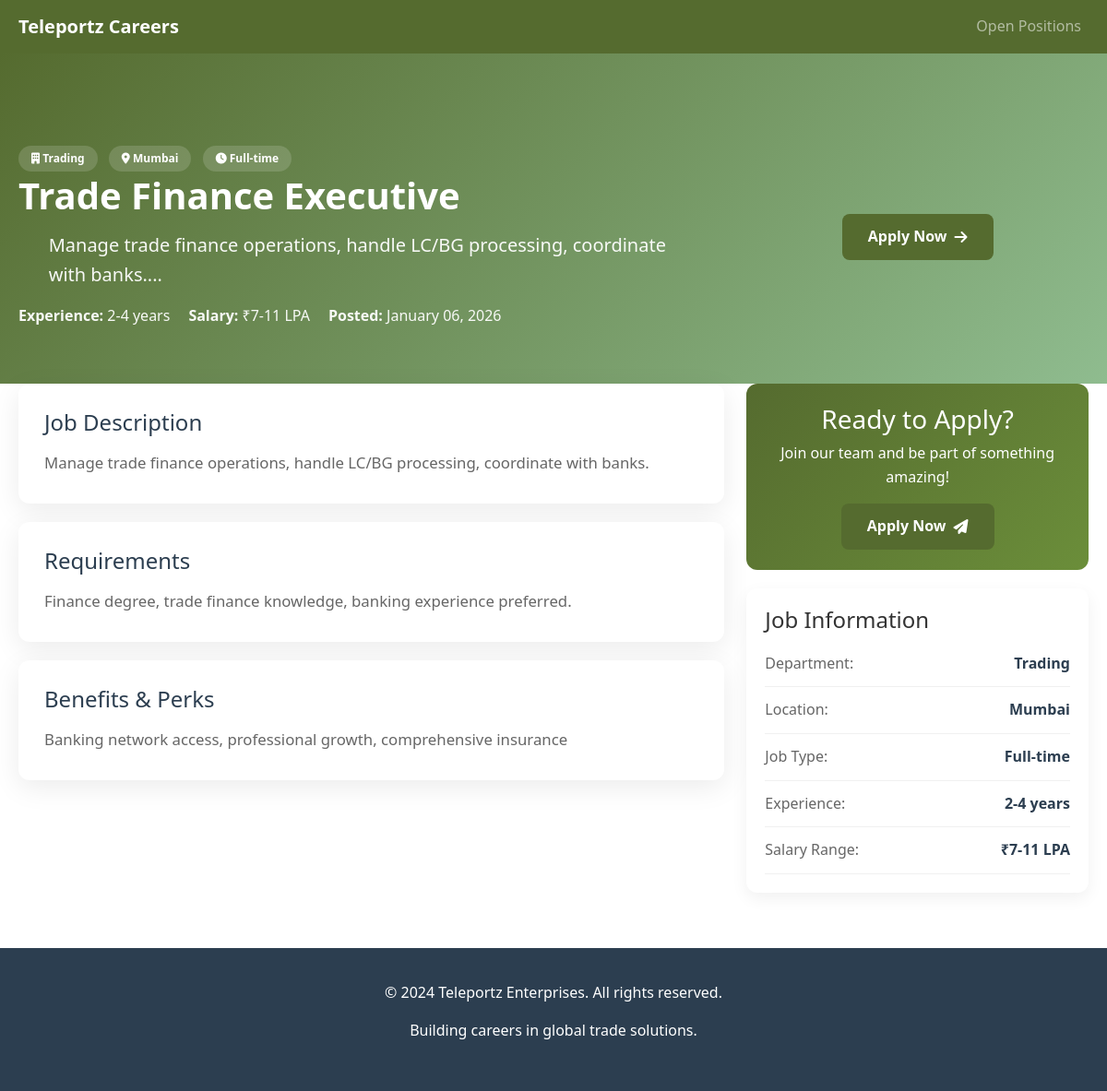
/job/11, run on the app's committed database.
### career/models.py (models this page shows)
class Job(db.Model):
    id = db.Column(db.Integer, primary_key=True)
    title = db.Column(db.String(200), nullable=False)
    department = db.Column(db.String(100), nullable=False)
    location = db.Column(db.String(100), nullable=False)
    type = db.Column(db.String(50), nullable=False)
    experience = db.Column(db.String(100), nullable=False)
    salary_range = db.Column(db.String(100))
    description = db.Column(db.Text, nullable=False)
    requirements = db.Column(db.Text, nullable=False)
    benefits = db.Column(db.Text)
    is_active = db.Column(db.Boolean, default=True)
    created_at = db.Column(db.DateTime, default=datetime.utcnow)

### career/routes.py (the view)
@career_bp.route('/job/<int:job_id>')
def job_detail(job_id):
    job = Job.query.get_or_404(job_id)
    if not job.is_active:
        flash('This job posting is no longer available.', 'info')
        return redirect(url_for('career.careers'))
    return render_template('career/job_detail.html', job=job)

### career/templates/career/job_detail.html (shortened to what this page needs)
{% extends "base.html" %}
{% block content %}
<section class="job-detail-hero">
    <div class="container container-main">
        <div class="row align-items-center">
            <div class="col-lg-8">
                <div class="job-hero-content">
                    <div class="job-meta-badges">
                        <span class="badge"><i class="fa-solid fa-building"></i> {{ job.department }}</span>
                        <span class="badge"><i class="fa-solid fa-location-dot"></i> {{ job.location }}</span>
                        <span class="badge"><i class="fa-solid fa-clock"></i> {{ job.type }}</span>
                    </div>
                    <h1 class="job-title">{{ job.title }}</h1>
                    <p class="hero-subtitle mb-3">{{ job.description[:200] }}...</p>
                    <div class="job-quick-info">
                        <div class="quick-item"><strong>Experience:</strong> {{ job.experience }}</div>
                        {% if job.salary_range %}
                        <div class="quick-item"><strong>Salary:</strong> {{ job.salary_range }}</div>
                        {% endif %}
                        <div class="quick-item"><strong>Posted:</strong> {{ job.created_at.strftime('%B %d, %Y') }}</div>
                    </div>
                </div>
            </div>
            <div class="col-lg-4 text-center">
                <a href="{{ url_for('career.apply_job', job_id=job.id) }}" class="btn-cta btn-apply-hero">Apply Now <i class="fa-solid fa-arrow-right"></i></a>
            </div>
        </div>
    </div>
</section>
<section class="job-details-content">
    <div class="container container-main">
        <div class="row">
            <div class="col-lg-8">
                <div class="job-content-card">
                    <h2>Job Description</h2>
                    <div class="content-body">
                        {{ job.description }}
                    </div>
                </div>
                <div class="job-content-card">
                    <h2>Requirements</h2>
                    <div class="content-body">
                        {{ job.requirements }}
                    </div>
                </div>
                {% if job.benefits %}
                <div class="job-content-card">
                    <h2>Benefits & Perks</h2>
                    <div class="content-body">
                        {{ job.benefits }}
                    </div>
                </div>
                {% endif %}
            </div>
            <div class="col-lg-4">
                <div class="job-sidebar">
                    <div class="apply-card">
                        <h3>Ready to Apply?</h3>
                        <p>Join our team and be part of something amazing!</p>
                        <a href="{{ url_for('career.apply_job', job_id=job.id) }}" class="btn-cta btn-apply-sidebar">Apply Now <i class="fa-solid fa-paper-plane"></i></a>
                    </div>
                    <div class="job-info-card">
                        <h4>Job Information</h4>
                        <div class="info-item">
                            <span>Department:</span>
                            <strong>{{ job.department }}</strong>
                        </div>
                        <div class="info-item">
                            <span>Location:</span>
                            <strong>{{ job.location }}</strong>
                        </div>
                        <div class="info-item">
                            <span>Job Type:</span>
                            <strong>{{ job.type }}</strong>
                        </div>
                        <div class="info-item">
                            <span>Experience:</span>
                            <strong>{{ job.experience }}</strong>
                        </div>
                        {% if job.salary_range %}
                        <div class="info-item">
                            <span>Salary Range:</span>
                            <strong>{{ job.salary_range }}</strong>
                        </div>
                        {% endif %}
                    </div>
                </div>
            </div>
        </div>
    </div>
</section>
{% endblock %}

### career/static/css/careers.css (style rules this page uses)
.job-title { font-size: 1.4rem; font-weight: 700; color: #2c3e50; margin: 0 0 8px 0; line-height: 1.3; transition: color 0.3s ease; }
.container-main { max-width: 1200px; margin: 0 auto; padding: 0 20px; }
.hero-subtitle { font-size: 1.25rem; color: rgba(255,255,255,0.95); max-width: 700px; margin: 0 auto; }
.btn-cta { background: #556b2f; color: #fff; padding: 12px 28px; border-radius: 8px; border: none; font-weight: 700; text-decoration: none; display: inline-flex; align-items: center; gap: 8px; }
.job-detail-hero { background: linear-gradient(135deg, #556b2f 0%, #8fbc8f 100%); padding: 100px 0 60px; color: #fff; }
.job-meta-badges .badge { background: rgba(255,255,255,0.15); color: #fff; padding: 8px 14px; border-radius: 20px; margin-right: 8px; }
.job-quick-info { display: flex; gap: 20px; flex-wrap: wrap; margin-top: 15px; }
.job-content-card { background: white; border-radius: 12px; padding: 28px; box-shadow: 0 8px 30px rgba(0,0,0,0.08); margin-bottom: 20px; }
.job-sidebar { position: sticky; top: 110px; }
.apply-card { background: linear-gradient(135deg, #556b2f, #6b8e3a); border-radius: 12px; padding: 22px; text-align: center; color: #fff; margin-bottom: 20px; }
.job-info-card { background: white; border-radius: 12px; padding: 20px; box-shadow: 0 6px 18px rgba(0,0,0,0.06); }
.info-item { display: flex; justify-content: space-between; padding: 12px 0; border-bottom: 1px solid #f0f0f0; color: #666; }
.info-item strong { color: #2c3e50; }
.job-quick-info .quick-item { color: rgba(255,255,255,0.95); }
.job-title { color: #fff; font-size: 2.5rem; margin-bottom: 12px; font-weight: 700; }
.job-content-card h2 { color: #2c3e50; margin-bottom: 15px; font-size: 1.5rem; }
.content-body { color: #666; line-height: 1.8; font-size: 1.05rem; }
.btn-apply-hero { display: inline-flex; align-items: center; gap: 8px; }
.btn-apply-sidebar { display: inline-flex; align-items: center; gap: 8px; }

### career/templates/base.html (style rules this page uses)
body { font-family: 'Segoe UI', Tahoma, Geneva, Verdana, sans-serif; line-height: 1.6; color: #333; }
.container { max-width: 1200px; margin: 0 auto; padding: 0 20px; }
.text-center { text-align: center; }

### data on the page
Job: department "Trading", location "Mumbai", type "Full-time", title "Trade Finance Executive", description "Manage trade finance operations, handle LC/BG processing, coordinate with banks.", experience "2-4 years", salary_range "₹7-11 LPA", created_at "January 06, 2026", requirements "Finance degree, trade finance knowledge, banking experience preferred.", benefits "Banking network access, professional growth, comprehensive insurance"
